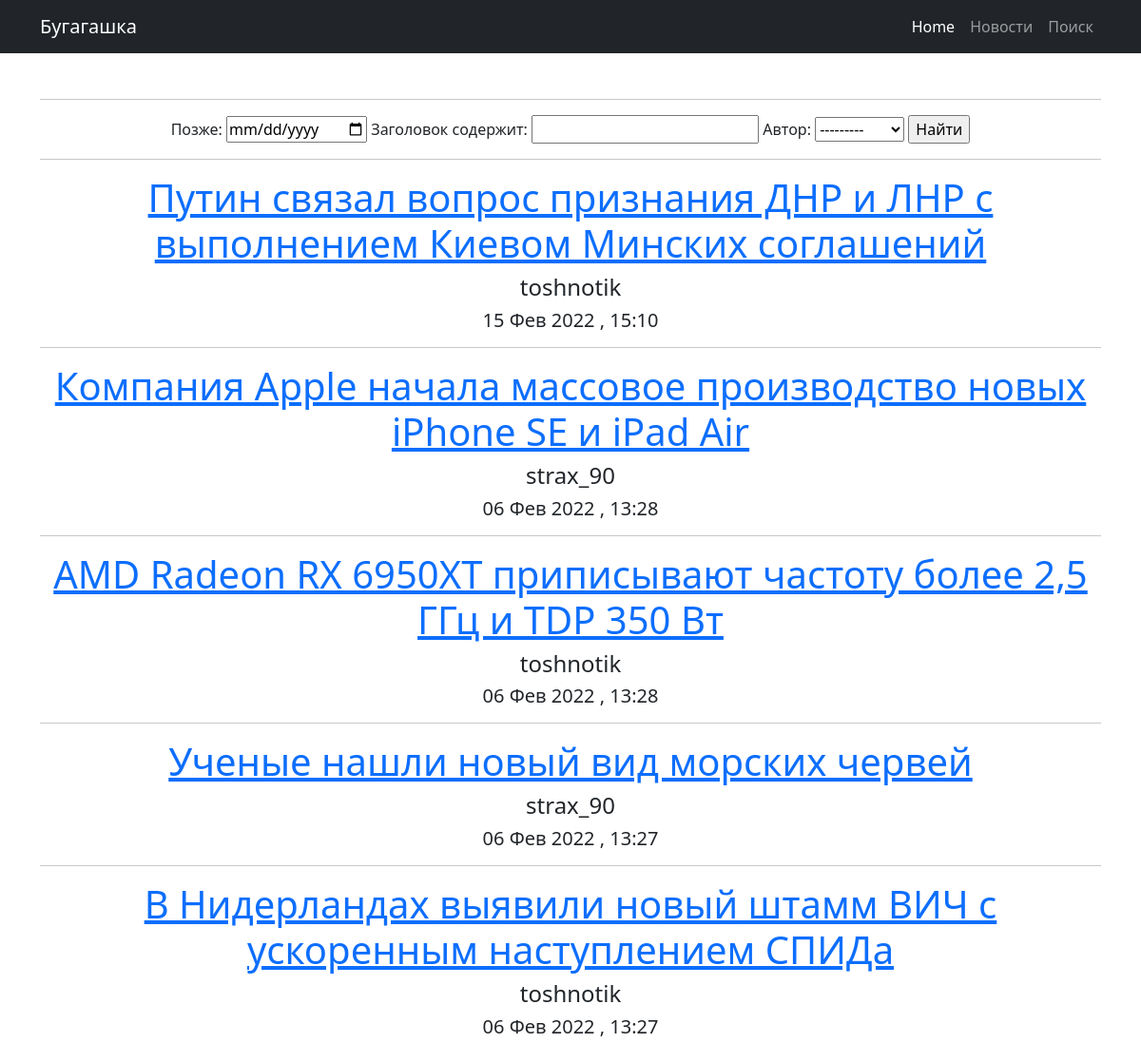
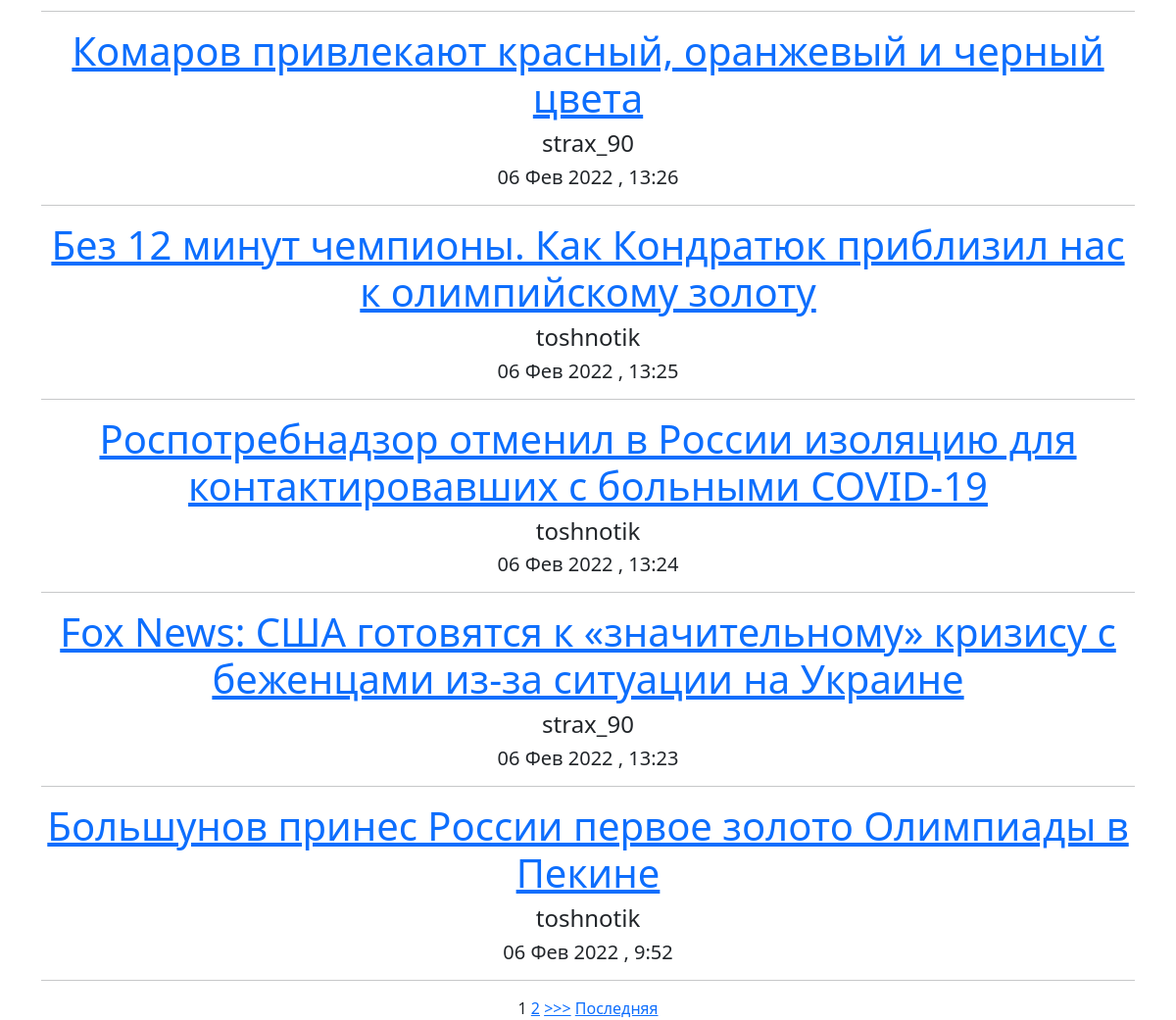
The app's page /news/search/ with its own data (2 pictures, top to bottom).
### news/models.py (models this page shows, shortened)
class Post (models.Model):
    author = models.ForeignKey(Author, on_delete=models.CASCADE)
    NEWS = 'NW'
    ARTICLE = 'AR'
    CATEGORY_CHOICE = (
        (NEWS, 'Новость'),
        (ARTICLE, 'Статья')
    )
    categoryType = models.CharField(max_length=2, choices=CATEGORY_CHOICE, default=ARTICLE)
    dateCreation = models.DateTimeField(auto_now_add=True)
    postCategory = models.ManyToManyField(Category, through='PostCategory')
    title = models.CharField(max_length=128)
    text = models.TextField()
    rating = models.SmallIntegerField(default=0)

class Author(models.Model):
    authorUser = models.OneToOneField(User, on_delete=models.CASCADE)
    ratingAuthor = models.SmallIntegerField(default=0)
    def __str__(self):
        return f'{self.authorUser}'

### news/views.py (the view)
# urls.py: path('search/', PostSearch.as_view(), name='search'),
class PostSearch(ListView):
    model = Post
    template_name = 'search.html'
    context_object_name = 'search'
    queryset = Post.objects.order_by('-dateCreation')
    paginate_by = 10
    def get_filter(self):
        return PostFilter(self.request.GET, queryset=super().get_queryset())
    def get_queryset(self):
        return self.get_filter().qs
    def get_context_data(self, *args, **kwargs):
        return {
            **super().get_context_data(*args, **kwargs),
            'filter': self.get_filter(),
        }

### templates/search.html (shortened to what this page needs)
{% extends 'default.html' %}
{% load my_filters %}
{% block content %}
    <hr>
    <form method="GET">
    {{ filter.form }}
    <input type="submit" value="Найти">
    </form>
    <hr>
    {% for post in search %}
        <h1><a href="{% url 'post' post.id %}">{{ post.title }}</a></h1>
            <h4>{{  post.author.authorUser }}</h4>
        <h5>{{ post.dateCreation| date:'d M Y' }} , {{ post.dateCreation| time }}</h5>
        <hr>
        {% empty %}
            <h1>Ничего не найдено</h1>
    {% endfor %}
    {% if is_paginated %}
        {% for num in page_obj.paginator.page_range %}
            {% if page_obj.number == num %}
            <a>{{ num }}</a>
            {% elif num > page_obj.number|add:'-3' and num < page_obj.number|add:'3' %}
            <a href="?page={{ num }}">{{ num }}</a>
            {% endif %}
        {% endfor %}
        {% if page_obj.has_next %}
        <a href="?page={{ page_obj.next_page_number }}">>>></a>
        <a href="?page={{ page_obj.paginator.num_pages }}">Последняя</a>
        {% endif %}
    {% endif %}
{% endblock content %}

### records on screen
Post: title "Путин связал вопрос признания ДНР и ЛНР с выполнением Киевом Минских соглашений", author.authorUser "toshnotik", dateCreation "15 Фев 2022", dateCreation "15:10"
Post: title "Компания Apple начала массовое производство новых iPhone SE и iPad Air", author.authorUser "strax_90", dateCreation "06 Фев 2022", dateCreation "13:28"
Post: title "AMD Radeon RX 6950XT приписывают частоту более 2,5 ГГц и TDP 350 Вт", author.authorUser "toshnotik", dateCreation "06 Фев 2022", dateCreation "13:28"
Post: title "Ученые нашли новый вид морских червей", author.authorUser "strax_90", dateCreation "06 Фев 2022", dateCreation "13:27"
Post: title "В Нидерландах выявили новый штамм ВИЧ с ускоренным наступлением СПИДа", author.authorUser "toshnotik", dateCreation "06 Фев 2022", dateCreation "13:27"
Post: title "Комаров привлекают красный, оранжевый и черный цвета", author.authorUser "strax_90", dateCreation "06 Фев 2022", dateCreation "13:26"
Post: title "Без 12 минут чемпионы. Как Кондратюк приблизил нас к олимпийскому золоту", author.authorUser "toshnotik", dateCreation "06 Фев 2022", dateCreation "13:25"
Post: title "Роспотребнадзор отменил в России изоляцию для контактировавших с больными COVID-19", author.authorUser "toshnotik", dateCreation "06 Фев 2022", dateCreation "13:24"
Post: title "Fox News: США готовятся к «значительному» кризису с беженцами из-за ситуации на Украине", author.authorUser "strax_90", dateCreation "06 Фев 2022", dateCreation "13:23"
Post: title "Большунов принес России первое золото Олимпиады в Пекине", author.authorUser "toshnotik", dateCreation "06 Фев 2022", dateCreation "9:52"

### other values on screen
{{ num }} "1"
{{ num }} "2"
